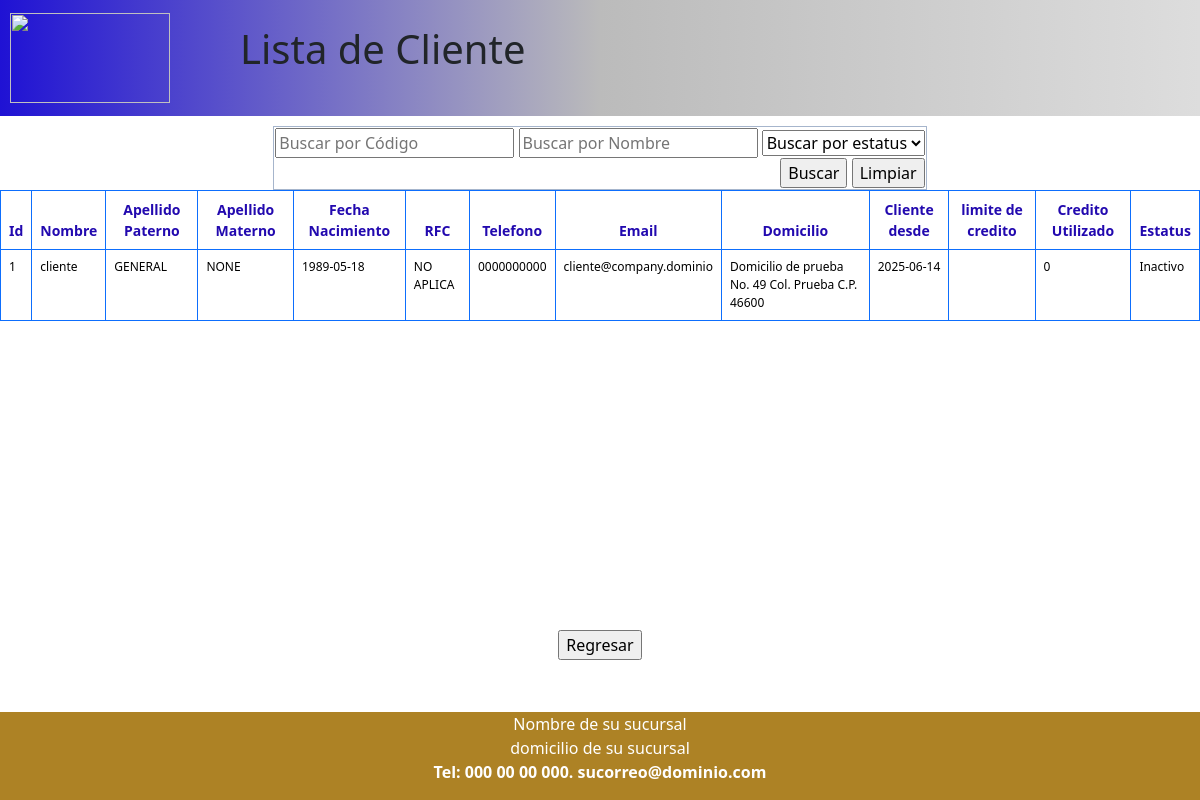
The app's page /listClientes.php with its own data.
### tables this page shows
CREATE TABLE `cliente` (
  `Id_cliente` int AUTO_INCREMENT PRIMARY KEY,
  `Rfc` varchar(16),
  `Nombre` varchar(30) NOT NULL,
  `A_paterno` varchar(30),
  `A_Materno` varchar(30),
  `Fecha_Registro` date DEFAULT NULL,
  `Fecha_Nacimiento` date DEFAULT NULL,
  `Telefono` varchar(12),
  `Email` varchar(30),
  `Domicilio` varchar(50),
  `Limite_Credito` DOUBLE NOT NULL,
  `Credito_Usado` DOUBLE NOT NULL,
  `Estatus_c` int
);

### clases/connection.php (called while the page is built, shortened)
<?php
class DB {
   private $host;
   private $db;
   private $user;
   private $psw;
   private $charset;
   public function __construct() {
      $this->host    = 'localhost';
      $this->db      = 'comerciored';
      $this->user    = 'root';
      $this->psw     = '';
      $this->charset = 'utf8mb4';
   }
   function connect() {
      try {
         $conexion = 'mysql:host='.$this->host.';dbname='.$this->db.';charset='.$this->charset;
         $options = [
            PDO::ATTR_ERRMODE            => PDO::ERRMODE_EXCEPTION,
            PDO::ATTR_EMULATE_PREPARES   => false,
         ];
         $pdo = new PDO($conexion, $this->user, $this->psw, $options);
         $pdo->exec("SET time_zone = '-06:00'");
         return $pdo;
      } catch (PDOException $e) {
         die('Error de conexión: ' . $e->getMessage());
      }
   }
}
?>

### clases/cliente.php (called while the page is built, shortened)
<?php
include_once 'connection.php';
class Cliente extends DB {
	public function listar(){
		$query = $this->connect()->prepare('SELECT * FROM cliente');
		$query->execute();
		return $query->fetchAll(PDO::FETCH_ASSOC);
	}
}
?>

### forms/form_list_cliente.php (the view, shortened to what this page needs)
<?php
$filtro1 = isset($_POST['FiltarId_actualizar_cliente']) ? trim($_POST['FiltarId_actualizar_cliente']) : '';
$filtro2 = isset($_POST['FiltarNom_actualizar_cliente']) ? trim($_POST['FiltarNom_actualizar_cliente']) : '';
$filtro3 = isset($_POST['Filtrar_Status']) ? trim($_POST['Filtrar_Status']) : '';
?>
    <div id="filtro">
        <form method="post" action="<?php echo htmlspecialchars($_SERVER['PHP_SELF']); ?>" name="form_filtro_listar_clientes" id="form_filtro_listar_clientes">
            <table class="table-primary" border="1">
                <tr>
                    <td width="100%" style="text-align: right;">
                        <input name="FiltarId_actualizar_cliente" type="text" placeholder="Buscar por Código" id="FiltarId_actualizar_cliente" onkeyup="this.value = this.value.toUpperCase()" value="<?php echo htmlspecialchars($filtro1); ?>">
                        <input name="FiltarNom_actualizar_cliente" type="text" title="Busqueda por Nombre" placeholder="Buscar por Nombre" id="FiltarNom_actualizar_cliente" onkeyup="this.value = this.value.toUpperCase()" value="<?php echo htmlspecialchars($filtro2); ?>">
                        <select name="Filtrar_Status" id="Filtrar_Status" onchange="filtrarPorSelect()">
                            <option value="" disabled <?php echo ($filtro3 === '') ? 'selected' : ''; ?>>Buscar por estatus</option>
                        </select>
                        <br>
                        <input type="submit" value="Buscar">
                        <input type="button" value="Limpiar" onclick="limpiarFiltros()">
                    </td>
                </tr>
            </table>
        </form>
    </div>
   <div id="listado">
        <form method="post" action="" name="listar_clientes" id="listar_clientes" class="form-list">
            <?php
            include_once 'clases/cliente.php';
            $cliente = new Cliente();
            $clientes = $cliente->listar();
            $encontroResultados = false;
            if ($clientes) {
                echo "<table class='table table-bordered border-primary table-hover tabla-datos'><thead>
                        <tr>
                           <th style='text-align:center'>Id</th>
                            <th style='text-align:center'>Nombre</th>
                            <th style='text-align:center'>Apellido Paterno</th>
                            <th style='text-align:center'>Apellido Materno</th>
                            <th style='text-align:center'>Fecha Nacimiento</th>
                            <th style='text-align:center'>RFC</th>
                            <th style='text-align:center'>Telefono</th>
                            <th style='text-align:center'>Email</th>
                            <th style='text-align:center'>Domicilio</th>
                            <th style='text-align:center'>Cliente desde</th>
                            <th style='text-align:center'>limite de credito</th>
                            <th style='text-align:center'>Credito Utilizado</th>
                            <th style='text-align:center'>Estatus</th>
                        </tr></thead>";
                if ($filtro1 !== '' || $filtro2 !== '' || $filtro3 !== '') {
                    foreach ($clientes as $cliente) {
                        $coincideId = ($filtro1 === '' || $filtro1 == $cliente['Id_cliente']);
                        $coincideNombre = ($filtro2 === '' || strtoupper($filtro2) == strtoupper($cliente['Nombre']));
                        $coincideEstatus = ($filtro3 === '' || intval($filtro3) === intval($cliente['Estatus_c']));
                        if ($coincideId && $coincideNombre && $coincideEstatus) {
                            $encontroResultados = true;
                            echo "<tr>
                                <td>{$cliente['Id_cliente']}</td>
                                <td>{$cliente['Nombre']}</td>
                                <td>{$cliente['A_paterno']}</td>
                                <td>{$cliente['A_Materno']}</td>
                                <td>{$cliente['Fecha_Nacimiento']}</td>
                                <td>{$cliente['Rfc']}</td>
                                <td>{$cliente['Telefono']}</td>
                                <td>{$cliente['Email']}</td>
                                <td>{$cliente['Domicilio']}</td>
                                <td>{$cliente['Fecha_Registro']}</td>
                                <td>{$cliente['Limite_credito']}</td>
                                <td>{$cliente['Credito_Usado']}</td>
                                <td>" . ($cliente['Estatus_c'] == 1 ? 'Activo' : 'Inactivo') . "</td>
                                </tr>";
                        }
                    }
                    if (!$encontroResultados) {
                        echo "<tr><td colspan='13' style='text-align:center'>No se encontraron resultados</td></tr>";
                    }
                } else {
                    foreach ($clientes as $cliente) {
                        echo "<tr>
                                <td>{$cliente['Id_cliente']}</td>
                                <td>{$cliente['Nombre']}</td>
                                <td>{$cliente['A_paterno']}</td>
                                <td>{$cliente['A_Materno']}</td>
                                <td>{$cliente['Fecha_Nacimiento']}</td>
                                <td>{$cliente['Rfc']}</td>
                                <td>{$cliente['Telefono']}</td>
                                <td>{$cliente['Email']}</td>
                                <td>{$cliente['Domicilio']}</td>
                                <td>{$cliente['Fecha_Registro']}</td>
                                <td>{$cliente['Limite_credito']}</td>
                                <td>{$cliente['Credito_Usado']}</td>
                                <td>" . ($cliente['Estatus_c'] == 1 ? 'Activo' : 'Inactivo') . "</td>
                            </tr>";
                    }
                }
                echo "</table>";
            } else {
                echo "<p>No hay Clientes registrados en la base de datos</p>";
            }
            ?>
        </form>
    </div>
    <div id="boton-centrado">
        <input type="button" onClick="location='menuAdmin.php'" value="Regresar" />
    </div>

### css/navbarYmenu.css (style rules this page uses)
body { height: 100%; }
html { width: 100%; height: 100%; background: #f9f9fb; font-family: "Varela Round", sans-serif; }

### css/formularios.css (style rules this page uses)
.tabla-datos th { font-size: 14px; text-align: center; color: rgb(34, 9, 175); }
.tabla-datos td { font-size: 12px; }

### css/contenedores.css (style rules this page uses)
#listado { height: 55vh; overflow-y: scroll; }
#filtro { padding-top: 10px; display: flex; justify-content: center; align-items: center; }
#boton-centrado { display: flex; justify-content: center; align-items: center; }

### records on screen
cliente: Id_cliente "1", Nombre "cliente", A_paterno "GENERAL", A_Materno "NONE", Fecha_Nacimiento "1989-05-18", Rfc "NO APLICA", Telefono "0000000000", Email "cliente@company.dominio", Domicilio "Domicilio de prueba No. 49 Col. Prueba C.P. 46600", Fecha_Registro "2025-06-14", Credito_Usado "0", shows "Inactivo"
